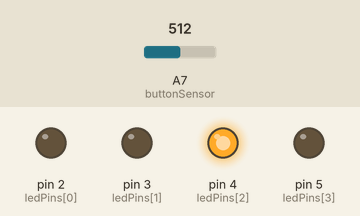
Recording of a sketch running on a simulated Arduino Nano, built with avr-gcc and run on an emulated ATmega328P. On the bench: output pins drawn as LEDs (lit = HIGH). Dashed ring = blinking. Inputs (shaded band) come from the test bench; at power-on: A7 (buttonSensor) = 512. Random numbers use the default seed unless the sketch sets one.

Above: at 9.1 s.
16.6 s: A7 (buttonSensor) set to 290
At 18.2 s:
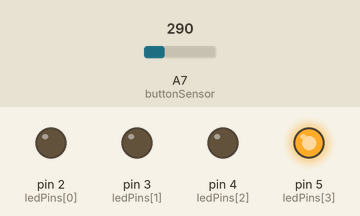
23.3 s: A7 (buttonSensor) set to 312
At 24.7 s:
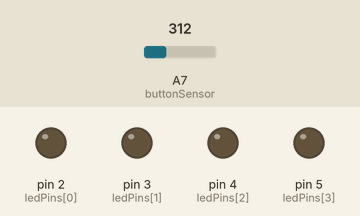
At 25.4 s:
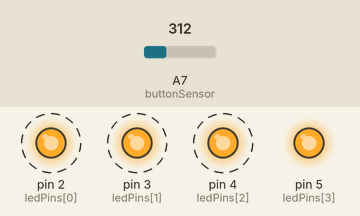
30.0 s: A7 (buttonSensor) set to 122
Timing chart, 0 to 39.0 s (numbered marks = the images above; inputs shaded):
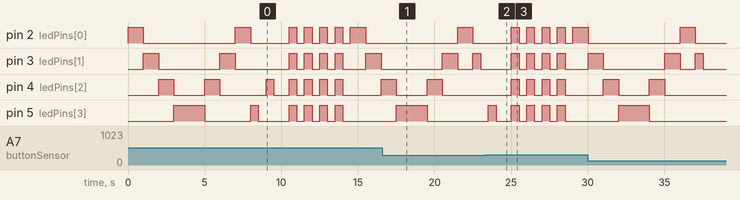

The sketch:

Simon_Says.ino
```cpp
/**
 * Simon Says
 *
 * A simon says game played out on the arduino using multiple different input/output pins. The game will play until the player looses a turn.
 *
 * @author Jack Watson <jpw2065@g.rit.edu>
 * @date 2-21-2022
 */

// Led pins should be ordered from left to right from the players view
int ledPins[4] = {2, 3, 4, 5};
int buttonSensor = A7;

// Game memory declarations.
enum State { STARTING, SIMON_SAYS, RESPONSE, LOST};

unsigned char simonSays[256];
unsigned char roundInput[256];
unsigned int roundNumber;
unsigned int guessNumber;

State gameState;

/**
 * Setup the game
 */
void setup() {
  // Set the pin states
  for(int i = 0; i < 4; i++) {
    pinMode(ledPins[i], OUTPUT);
  }

  pinMode(buttonSensor, INPUT);

  gameState = STARTING;
}

/**
 * Loop through the game state.
 */
void loop() {

  // Use a State Machine to dictate the state of the game.
  switch(gameState) {
     case STARTING:
        initialize();
        displayStartingSequence();
        gameState = SIMON_SAYS;
      break;
     case SIMON_SAYS:
        newRound();
        displaySimonSaysSequence();
        gameState = RESPONSE;
      break;
     case RESPONSE:
        if(userIsPressingButton()) {
          makeGuess();
          displayUserInput();
          gameState = endCondition();
          delay(1000);
        }
      break;
     case LOST:
     default:
      displayEndingSequence();
      gameState = STARTING;
      break;
  }
}


/**
 * ---- Game Logic ----
 */

/**
 * Initialize the initial game state.
 */
void initialize() {
  roundNumber = 0;
  guessNumber = 0;
}

/**
 * Move to the next round in the game
 */
void newRound() {
  roundNumber++;
  guessNumber = 0;
}

/**
 * Determine the end condition for the game.
 */
State endCondition() {
  for(int i = 0; i < guessNumber; i++) {
    if(simonSays[i] != roundInput[i]) {
      return LOST;
    }
  }
  if(guessNumber == roundNumber) {
    return SIMON_SAYS;
  }
  return RESPONSE;
}

/**
 * Make a guess against simon
 */
int makeGuess() {
    int button = determineUserInput();
    roundInput[guessNumber] = button;
    guessNumber++;
    return button;
}

/**
 * ---- Input Logic ----
 */

/**
 * Determine the user input bassed on the analog signal.
 *
 * @param int The analog signal we are reading in from the sensor.
 *
 * We will need some sort of debounce right here.
 */
int determineUserInput() {
  delay(10); // Delay to get a more accurate guess.
  int analogSignal = getAnalogInput();
  if( analogSignal > 1000){ return 0; }
  if( analogSignal > 700){ return 1; }
  if( analogSignal > 500){ return 2; }
  return 3;
}

/**
 * Determine if the user is pressing a button.
 *
 * @param int The analog signal we are reading in from the sensor.
 */
bool userIsPressingButton() {
  return getAnalogInput() > 300;
}

/**
 *
 * Get the analog data coming into the arduino
 *
 * @param int Read from the pin that loads in data.
 */
int getAnalogInput() {
  return analogRead(buttonSensor);
}

/**
 * --- Presentation Logic ---
 */

/**
 * Display the starting sequence of the data.
 */
void displayStartingSequence() {
  for(int i = 0; i < 8; i++) {
    // This equation allows us to count backwards once we hit 4 (prevents two loops - totally unecessary)
    digitalWrite(ledPins[(i / 4) * 7 + i * (1 - (i / 4) * 2)], HIGH);
    delay(1000);
    setStateOnAllLeds(LOW);
  }
}

/**
 * Write out the ending sequence to the data line.
 */
void displayEndingSequence() {
  for(int i = 0; i < 4; i++) {
    setStateOnAllLeds(HIGH);
    delay(500);
    setStateOnAllLeds(LOW);
    delay(500);
  }
}

/**
 * Write out the simon says sequence to the corresponding LEDs
 *
 * @todo Move the RNG out of here. I am mixing game logic and output (presentation) code.
 */
void displaySimonSaysSequence() {
  simonSays[roundNumber - 1] = random(0, 4);
  for(int i = 0; i < roundNumber; i++) {
     int pinOut = ledPins[simonSays[i]];
     digitalWrite(pinOut, HIGH);
     delay(500);
     digitalWrite(pinOut, LOW);
     delay(500);
  }
}

/**
 * Write out the user input to the correct LED.
 */
void displayUserInput() {
  int lastButtonInput = roundInput[guessNumber - 1];
  digitalWrite(ledPins[lastButtonInput], HIGH);
  delay(500);
  digitalWrite(ledPins[lastButtonInput], LOW);
}

/**
 * Utility function to write the state on all of the LEDs
 *
 * @param state The voltage you want to write out to the LEDs.
 */
void setStateOnAllLeds(int state) {
  for(int i = 0; i < 4; i++) {
    digitalWrite(ledPins[i], state);
  }
}
```

Measured:
- the behaviour switches between 300 and 301 on A7 (buttonSensor) (found by bisection; images 1 and 2)
- after the input at 23.3 s, pin 2 (ledPins[0]): alternates HIGH for 0.50 s and LOW for 0.50 s, starting after 1.7 s; pin 3 (ledPins[1]): alternates HIGH for 0.50 s and LOW for 0.50 s, 8 changes in all, then stays LOW, starting after 1.7 s
